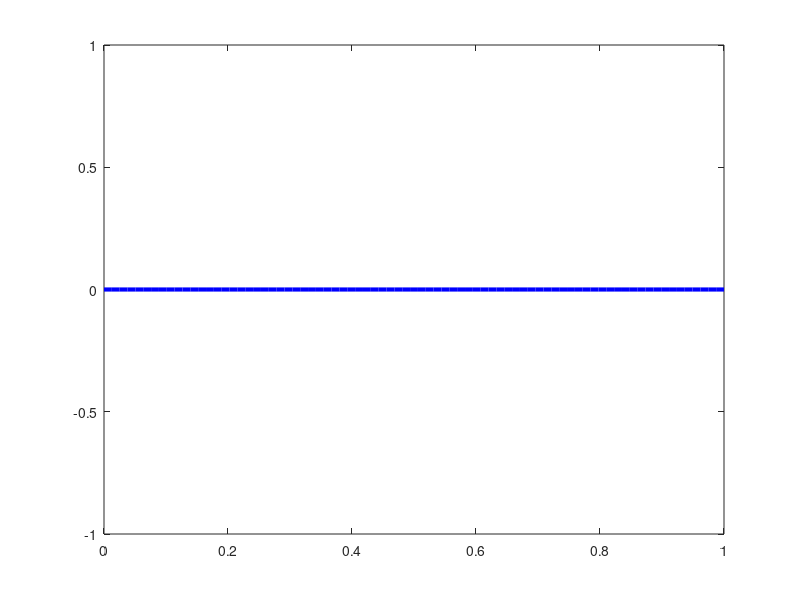
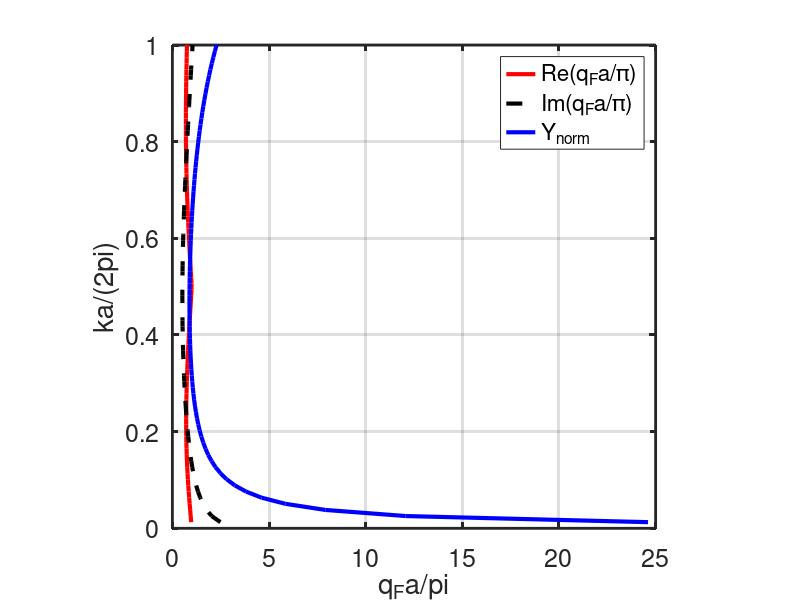

Source code (MATLAB) for these figures, in order:
%% NON-HERMITIAN SSH MODEL (BLOCH TH APPLIES)

%REGIME 1: WEAKLY COUPLED DIMER: |v| << |w|
%REGIME 2: STRONGLY COUPLED DIMER: |v| >> |w|
close all
clear all
clc
% parameters
global a c0 
a = 0.28; % cell size (m)
c0 = 347; % air speed (m/s)

%
N = 80;
%qa = linspace(-pi,pi,N); %q_Floquet
freq = linspace(0,c0/a,N); %q_Floquet
lambda = 0.13; %dimerization parameter 
K = 1/2; %must be 0.5
v = K*(1 + lambda); % intracell coupling
w = K*(1 - lambda); % intercell coupling

kl = 2*pi*freq/c0*a/2; %kl!!!
E0 = cos(2*pi*(c0/a/2)*a/2) % pseudo acoustic energy := cos(q0a/2), q0 =2*pi*omega0/0 ?????
qa_0 = acos(((1/K)*(cos(kl) - E0 + 1i*gamma(kl)).^2 - (1+lambda^2))/(1-lambda^2));
%qa_dn_0 = 


%%% FIGURES %%%%%%%%%%%%%%%%%%%%%%%%%%%
close all
figure(1)
set(gca,'FontSize',18)
set(gca,'LineWidth',2)
box on
plot(kl/(pi),imag(gamma(kl)),'b-','LineWidth',3)


figure(2)
set(gca,'FontSize',18)
set(gca,'LineWidth',2)
box on
%xlim([-1,1])
%ylim([0,1])
hold on
plot(real(qa_0)/pi,kl/(pi) ,'r-','LineWidth',3)
plot(abs(imag(qa_0))/pi,kl/(pi) ,'k--','LineWidth',3)
plot(abs(gamma(kl)),kl/(pi),'b-','LineWidth',3)
%plot(qa/pi,real(ka_dn_0)/pi,'r-','LineWidth',3)
%plot(qa/pi,ka_up_1/pi,'b-','LineWidth',3)
%plot(qa/pi,ka_dn_1/pi,'r-','LineWidth',3)
%yline(omega_0,'--','\omega_0','LineWidth',2,'FontSize',18)
%yline(gamma_0,'--','','LineWidth',2,'FontSize',18)
grid on
hold off
%set(gca,'XTick',-pi:pi/2:pi)
%set(gca,'XTickLabel',{'-\pi','-\pi/2','0','\pi/2','\pi'})

 
xlabel("q_Fa/\pi")
%ylabel("Unitcell Eigenfrequencies (\omega_0)")
ylabel("ka/(2\pi)")
legend('Re(q_Fa/\pi)','Im(q_Fa/\pi)','Y_{norm}')
%title('BAND DIAGRAM', sprintf('v = %.1f, w = %.1f',[v,w]))

axis square


function YY = gamma(kl) %loss function
global c0
global a
Rms	= 0.261*0.2;	% mechanical resistance
Mms	= 6.670769e-04; % moving mass (kg)
Cmc	= 2.128414e-04; % mechanical compliance (N/m)
freq =  2*c0.*kl./(2*pi*a);
f0 = 1/(2*pi*sqrt(Mms*Cmc));
%kl = 2*pi*freq/c0*a0/2; %kl!!!
% losses
YY = Rms./((1i*2*pi*freq).*Mms + Rms + 1./((1i*2*pi*freq)*Cmc));
end


